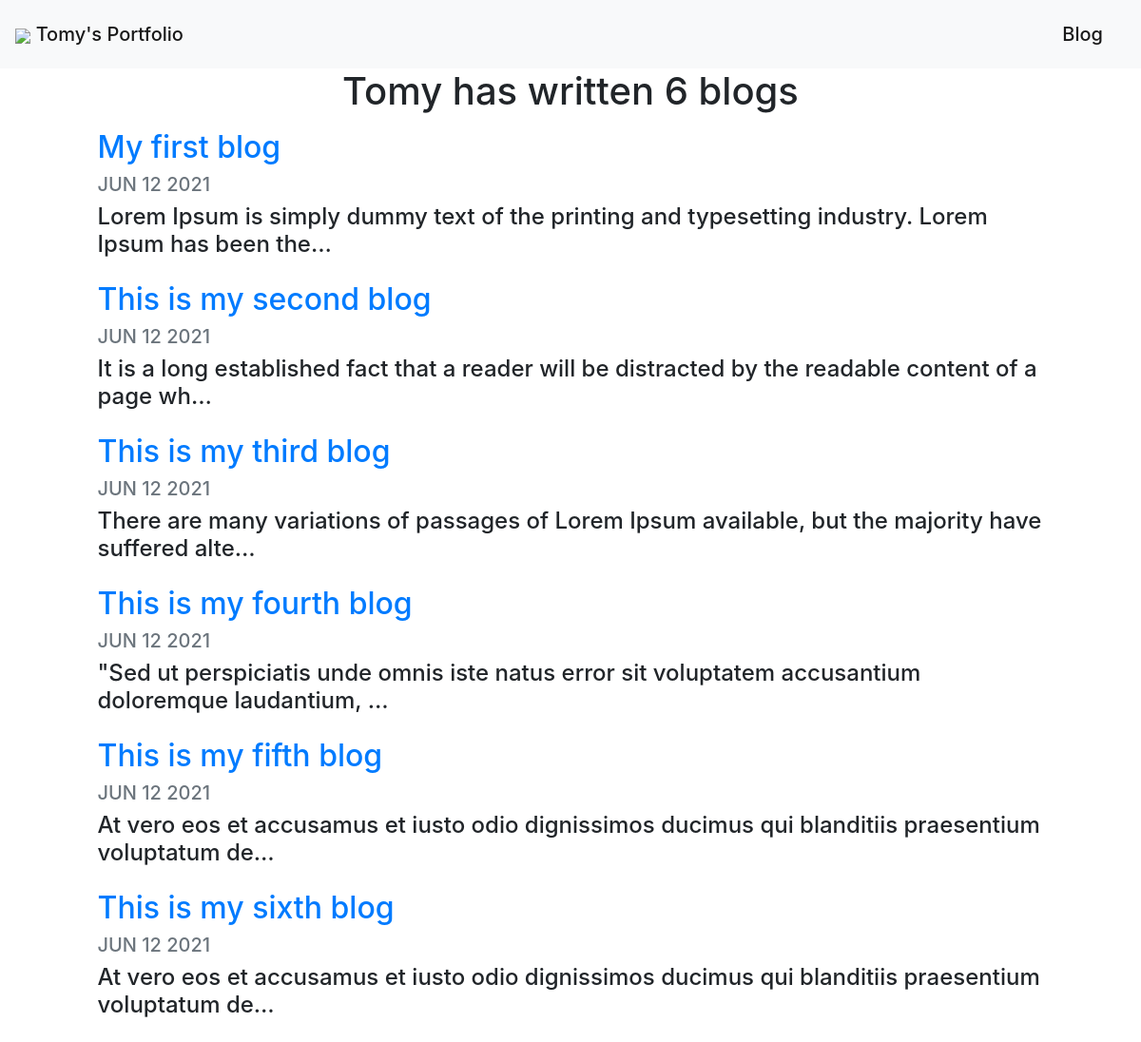
Screenshot of /blog/ with the database file from the repository.
### blog/models.py (models this page shows)
class blog(models.Model):
    title=models.CharField(max_length=100)
    description=models.TextField(max_length=500)
    image=models.ImageField(upload_to='blog/images')
    url=models.URLField(blank=True)
    date=models.DateField()

### blog/views.py (the view)
# urls.py: path('',views.all_blogs,name='all_blogs'),
def all_blogs(request):
    blogs=blog.objects.all()
    return render(request,'blog/all_blogs.html',{'blo':blogs})

### blog/templates/blog/all_blogs.html
{% extends 'portfolio/base.html'%}
{% block content%}
<h1 align="center"> Tomy has written {{ blo.count }} blog{{ blo|pluralize }} </h1>
{% for blogs in blo %}
<div class="row justify-content-center my-3">
  <div class="col-md-10">
    <a href="{% url 'blog:details' blogs.id %}">
      <h2> {{ blogs.title }} </h2>
    </a>
    <h5 class="text-muted">{{ blogs.date|date:'M d Y'|upper }}</h5>
    <h4>{{ blogs.description|striptags|truncatechars:100 }}</h4>
  </div>
</div>
{% endfor %}
{% endblock %}

### portfolio/templates/portfolio/base.html (shortened to what this page needs)
<!doctype html>
<html lang="en">
  <head>
    <link rel="stylesheet" href="https://maxcdn.bootstrapcdn.com/bootstrap/4.0.0/css/bootstrap.min.css">
    {% load static %}
    <nav class="navbar navbar-expand-lg navbar-light bg-light ">
  <a class="navbar-brand" href="/">
    <img src="{% static 'portfolio/icon.png' %}">
    <span class="navbar-brand mb-0 h1">Tomy's Portfolio</span></a>
  <div class="collapse navbar-collapse" id="navbarSupportedContent">
    <ul class="navbar-nav ml-auto">
      <li class="nav-item" >
        <a class="nav-link" href= "{% url 'blog:all_blogs' %}" ><span class="navbar-brand mb-0 h1">Blog</span></a>
      </li>
    </ul>
  </div>
</nav>
  </head>
  <body>
  {% block content %}
{% endblock %}
  </body>
</html>

### rows the page displays
blog: title "My first blog", date "JUN 12 2021", description "Lorem Ipsum is simply dummy text of the printing and typesetting industry. Lorem Ipsum has been the…"
blog: title "This is my second blog", date "JUN 12 2021", description "It is a long established fact that a reader will be distracted by the readable content of a page wh…"
blog: title "This is my third blog", date "JUN 12 2021", description "There are many variations of passages of Lorem Ipsum available, but the majority have suffered alte…"
blog: title "This is my fourth blog", date "JUN 12 2021", description "\"Sed ut perspiciatis unde omnis iste natus error sit voluptatem accusantium doloremque laudantium, …"
blog: title "This is my fifth blog", date "JUN 12 2021", description "At vero eos et accusamus et iusto odio dignissimos ducimus qui blanditiis praesentium voluptatum de…"
blog: title "This is my sixth blog", date "JUN 12 2021", description "At vero eos et accusamus et iusto odio dignissimos ducimus qui blanditiis praesentium voluptatum de…"

### other values shown
{{ blo.count }} "6"
